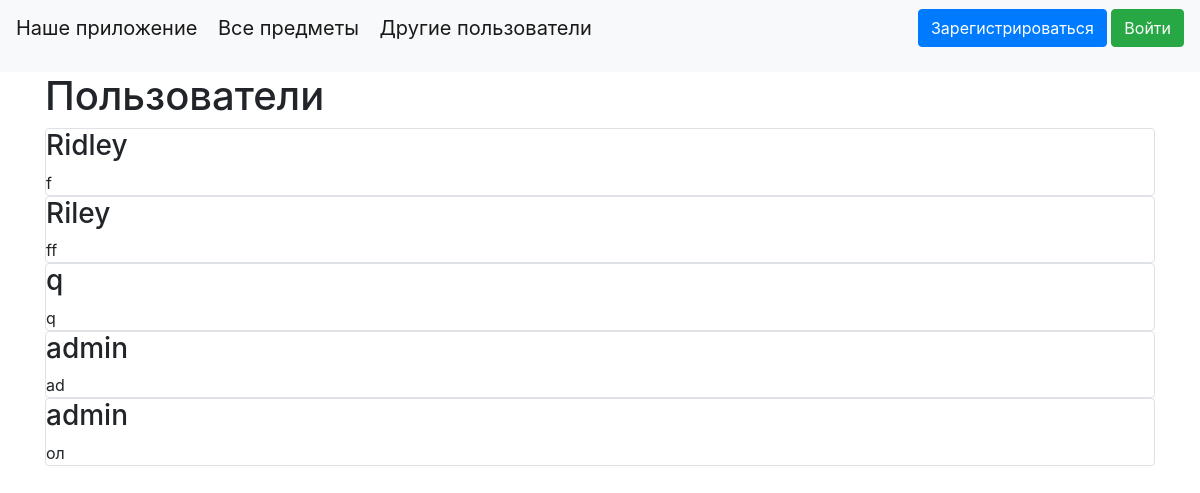
Screenshot of /other_users with the database file from the repository.
### data/users.py (models this page shows, shortened)
class User(SqlAlchemyBase, UserMixin, SerializerMixin):
    __tablename__ = 'users'
    id = sqlalchemy.Column(sqlalchemy.Integer,
                           primary_key=True, autoincrement=True)
    name = sqlalchemy.Column(sqlalchemy.String, nullable=True)
    about = sqlalchemy.Column(sqlalchemy.String, nullable=True)
    email = sqlalchemy.Column(sqlalchemy.String,
                              index=True, unique=True, nullable=True)
    hashed_password = sqlalchemy.Column(sqlalchemy.String, nullable=True)
    created_date = sqlalchemy.Column(sqlalchemy.DateTime,
                                     default=datetime.datetime.now)
    items = orm.relationship("Items", back_populates='user')

### main.py (the view)
@app.route("/other_users")
def other_users():
    db_sess = db_session.create_session()
    if current_user.is_authenticated:
        users = db_sess.query(User).filter((User != current_user))
    else:
        users = db_sess.query(User)
    return render_template("other_users.html", users=users)

### data/db_session.py (called while the page is built)
def create_session() -> Session:
    global __factory
    return __factory()

### templates/other_users.html (shortened to what this page needs)
{% extends "base.html" %}
{% block content %}
<h1>Пользователи</h1>
{% for user in users %}
{% if not current_user.is_authenticated %}
<div class="col-md6 border rounded">
        <h3>{{user.name}}</h3>
        <div>
            {{user.about}}
        </div>
</div>
{% endif %}
{% endfor %}
{% endblock %}

### rows the page displays
User: name "Ridley", about "f"
User: name "Riley", about "ff"
User: name "q", about "q"
User: name "admin", about "ad"
User: name "admin", about "ол"
